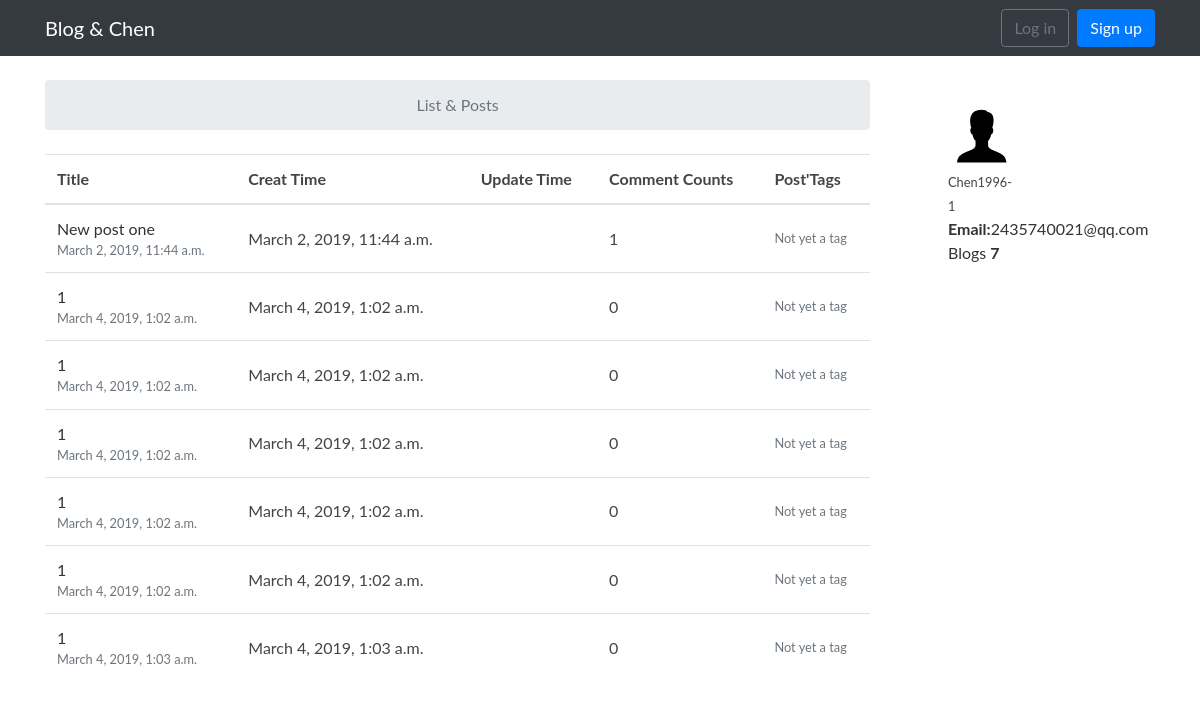
/account/2/, run on the app's committed database.
### blog/models.py (models this page shows, shortened)
class Post(models.Model):
	title = models.CharField(max_length = 30)
	text = models.TextField(max_length = 4000)
	author = models.ForeignKey(User, related_name = 'posts')
	create_date = models.DateTimeField(auto_now_add = True)
	updata_date = models.DateTimeField(auto_now_add = True)
	tags = models.ManyToManyField(Tag, related_name = 'posts', blank = True)
	views = models.PositiveIntegerField(default = 0)

### blog/views.py (the view)
# urls.py: url(r'^account/(?P<id>[^/])/$', views.other_account, name = 'other_account'),
def other_account(request, id):
	user = User.objects.get(id = id)
	post_list = user.posts.get_queryset()
	return render(request, 'other_account.html', {'ot':user, 'post_list':post_list})

### templates/other_account.html (shortened to what this page needs)
{% extends 'base_blog.html' %}
{%  load static %}
{% block main %}
<main class="col-md-9">
	<ol class="breadcrumb my-4 btn btn-block">
		<li class="breadcrumb-item active btn-block">List &amp; Posts</li>
	</ol>
	<table class="table">
		<thead class="thead-inverse">
			<tr>
			<th>Title</th>
			<th>Creat Time</th>
			<th>Update Time</th>
			<th>Comment Counts</th>
			<th>Post'Tags</th>
			</tr>
		</thead>
		<tbody>
			{% for post in post_list %}
				<tr>
				<td>
					<a href="{% url 'post_deteil' post.pk %}">{{ post.title }}</a>
					<small class="text-muted d-block">{{ post.create_date }}</small>
				</td>
				<td class="align-middle">{{ post.create_date }}</td>
				<td class="align-middle">{{ post.last_update_time }}</td>
				<td class="align-middle">{{ post.comments.count }}</td>
				<td class="align-middle">
					{% if post.tags.count %}
						{{ post.tags }}
					{% else %}
					<small class="text-muted d-block">Not yet a tag</small>
					{% endif %}
				</td>
				</tr>
			{% endfor %}
		</tbody>
	</table>
</main>
{% endblock %}
{% block aside %}
<aside class="col-md-3">
<div class="card-body p-5 ">
	<div class="row">
		<div class="col-md-6">
		<img src="{% static 'img/avatar.svg' %}" alt="{{ user.username }}" class="w-100" >
		<small>{{ ot.username }}</small>
		</div>
		<div class="col-md-10">
			{% if ot.email %}
			<a href=""><strong>Email:</strong>{{ ot.email }}</a>
			{% else %}
			<a href=""><strong>Email:</strong>Not a email yet</a>
			{% endif %}
		</div>
		<div class="col-md-10">
			<a href="">Blogs <strong>{{ ot.posts.count }}</strong></a>
		</div>
	</div>
</div>
</aside>
{% endblock %}

### templates/base_blog.html (shortened to what this page needs)
{% load static %}
<!DOCTYPE html>
<html>
<head>
	<link rel="stylesheet" href="{% static 'css/bootstrap.min.css' %}">
	<link rel="stylesheet" href="{% static 'css/ionicons.min.css' %}">
	<link rel="stylesheet" href="{% static 'css/pace.css' %}">
    <link rel="stylesheet" href="{% static 'css/custom.css' %}">
</head>
<body>
{% block head %}
	<nav class="navbar navbar-expand-sm navbar-dark bg-dark">
			<div class="container">
				<a class="navbar-brand" href="{% url 'home_page' %}"><b>Blog</b> &amp; Chen</a>
			<div class="collapse navbar-collapse" id="mainMenu">
				{% if user.is_authenticated %}
				<ul class="navbar-nav ml-auto">
					<li class="nav-item dropdown">
						<a class="nav-link dropdown-toggle" href="#" id="userMenu" data-toggle="dropdown" aria-haspopup="true" aria-expanded="false">
							{{ user.username }}
						</a>
							<div class="dropdown-menu dropdown-menu-right" aria-labelledby="userMenu">
								<a class="dropdown-item" href="{% url 'my_account' %}">My account</a>
								<a class="dropdown-item" href="{% url 'password_change' %}">Change password</a>
								<div class="dropdown-divider"></div>
									<a class="dropdown-item" href="{% url 'logout' %}">Log out</a>
							</div>
					</li>
				</ul>
				{% else %}
				<form class="form-inline ml-auto">
					<a href="{% url 'login' %}" class="btn btn-outline-secondary">Log in</a>
					<a href="{% url 'signup' %}" class="btn btn-primary ml-2">Sign up</a>
				</form>
				{% endif %}
			</div>
			</div>
	</nav>
{% endblock %}
{% block body %}
	<div class="container">
		<div class="row">
		{% block main %}
		{% endblock %}
		{% block aside %}
		{% endblock %}
		</div>
	</div>
{% endblock body %}
</body>
</html>

### static/css/custom.css (style rules this page uses)
* { outline: none; }
b { font-weight: 400; }
a { color: #333; }
body { color: #444; font-family: 'Lato', sans-serif; }
img { max-width: 100%; }

### data on the page
Post: title "New post one", create_date "March 2, 2019, 11:44 a.m.", comments.count "1", shows "Not yet a tag"
Post: title "1", create_date "March 4, 2019, 1:02 a.m.", comments.count "0", shows "Not yet a tag"
Post: title "1", create_date "March 4, 2019, 1:02 a.m.", comments.count "0", shows "Not yet a tag"
Post: title "1", create_date "March 4, 2019, 1:02 a.m.", comments.count "0", shows "Not yet a tag"
Post: title "1", create_date "March 4, 2019, 1:02 a.m.", comments.count "0", shows "Not yet a tag"
Post: title "1", create_date "March 4, 2019, 1:02 a.m.", comments.count "0", shows "Not yet a tag"
Post: title "1", create_date "March 4, 2019, 1:03 a.m.", comments.count "0", shows "Not yet a tag"

### other printed values
{{ ot.username }} "Chen1996-1"
{{ ot.email }} "2435740021@qq.com"
{{ ot.posts.count }} "7"
